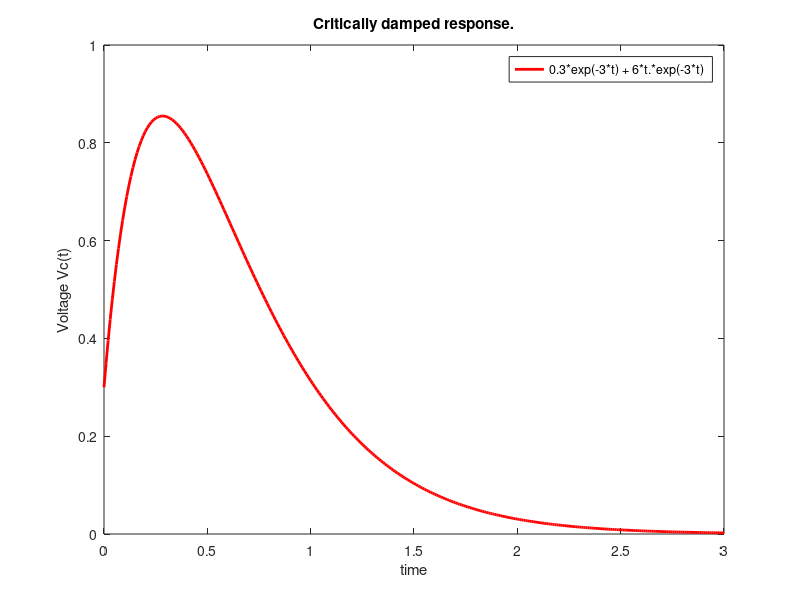

Recreate this plot in MATLAB.
t=0:0.01:3;
v = 0.3*exp(-3*t) + 6*t.*exp(-3*t);
plot(t,v,'r','linewidth',2)
xlabel('time');
ylabel('Voltage Vc(t)');
title('Critically damped response.');
legend('0.3*exp(-3*t) + 6*t.*exp(-3*t)')